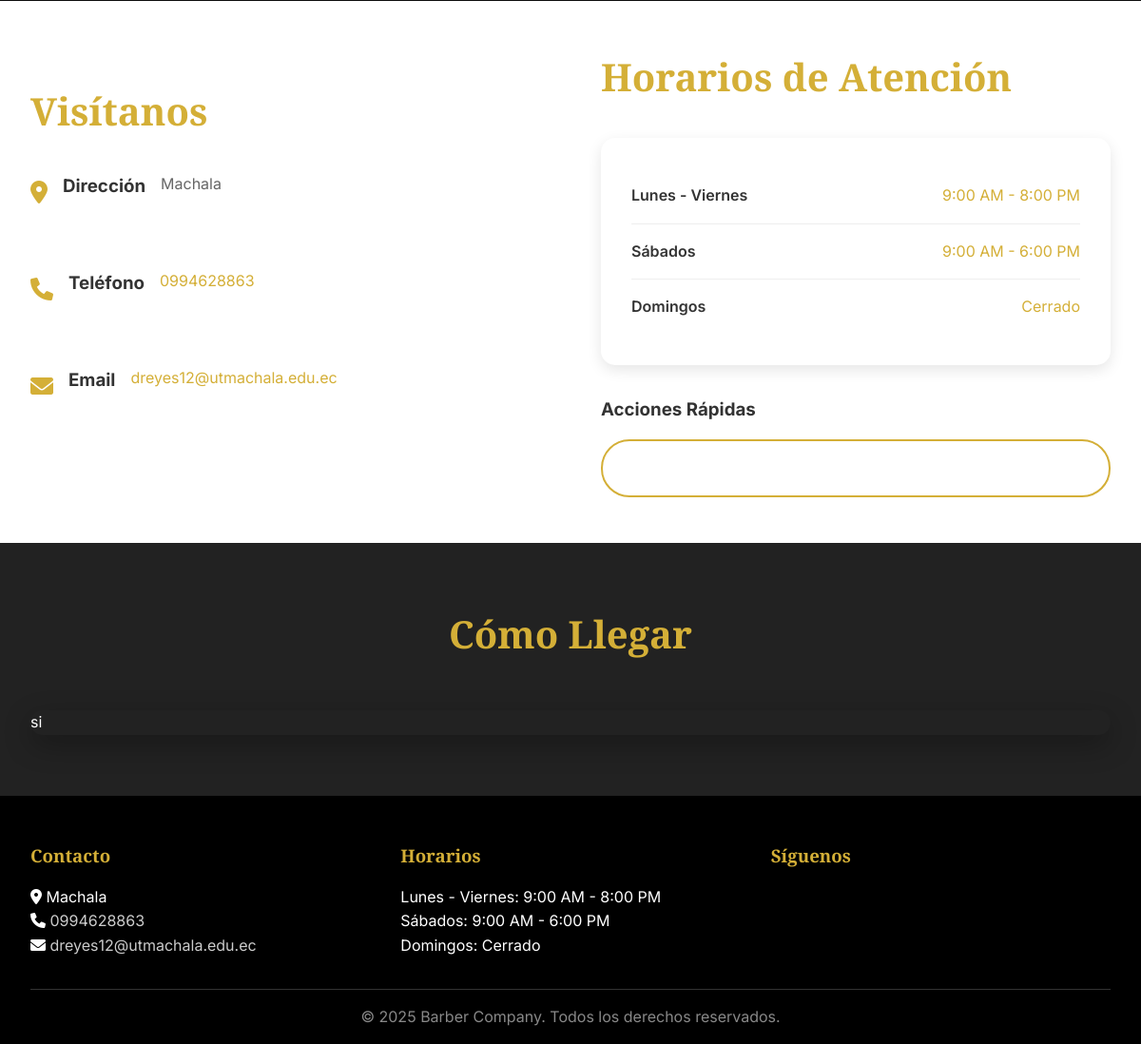
The app's page /contacto/ (lower part), older data.
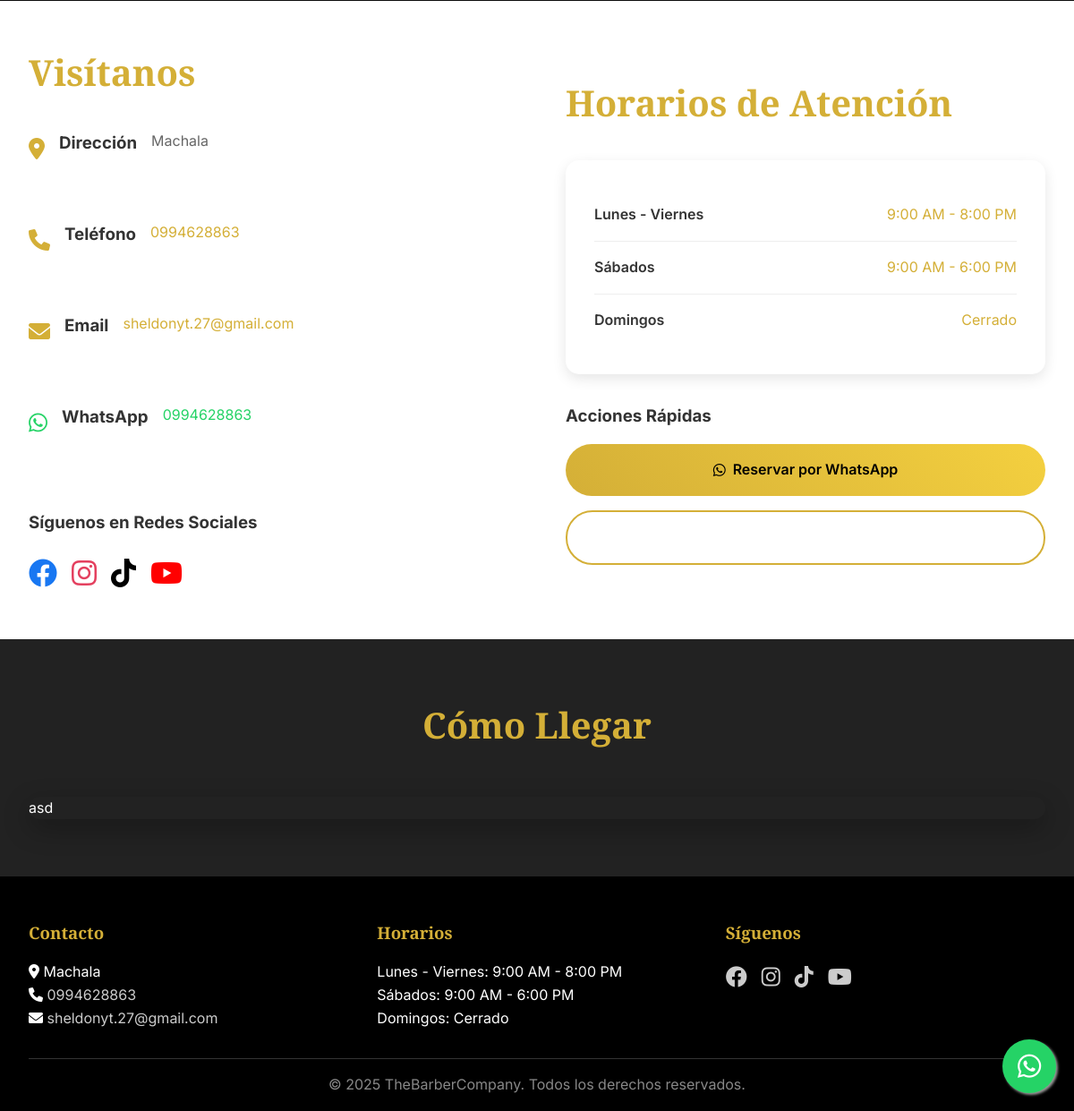
The same page, newer data.
### barber/models.py (models this page shows, shortened)
class Contacto(models.Model):
    nombre_empresa = models.CharField(max_length=100, default="Barbería")
    logo_navbar = models.ImageField(upload_to="logos/", blank=True, null=True, help_text="Logo para el menú de navegación (recomendado: .png o .jpg, tamaño pequeño como icono)")
    direccion = models.CharField(max_length=255)
    telefono = models.CharField(max_length=20)
    email = models.EmailField()
    whatsapp = models.CharField(max_length=20, blank=True, null=True)
    facebook = models.URLField(blank=True, null=True)
    instagram = models.URLField(blank=True, null=True)
    tiktok = models.URLField(blank=True, null=True)
    youtube = models.URLField(blank=True, null=True)
    horario_lunes_viernes = models.CharField(max_length=100, default="9:00 AM - 8:00 PM")
    horario_sabados = models.CharField(max_length=100, default="9:00 AM - 6:00 PM")
    horario_domingos = models.CharField(max_length=100, default="Cerrado")
    mapa_google = models.TextField(help_text="Código iframe del mapa de Google", blank=True, null=True)
    mapa_google_link = models.URLField("Enlace directo de Google Maps", blank=True, null=True, help_text="Pega aquí el enlace directo de la ubicación en Google Maps (no el iframe)")
    class Meta:
        verbose_name = "Información de Contacto"
        verbose_name_plural = "4. Información de Contacto"

### barber/views.py (the view)
# urls.py: path('contacto/', views.contacto, name='contacto'),
def contacto(request):
    contexto = get_common_context()
    return render(request, 'contacto.html', contexto)

### barber/views.py (called while the page is built)
def get_common_context():
    inicio = Inicio.objects.first()
    quienes_somos = QuienesSomos.objects.first()
    contacto = Contacto.objects.first()
    galeria = inicio.galeria.all() if inicio else []
    contexto = {
        'inicio': inicio,
        'galeria': galeria,
        'quienes_somos': quienes_somos,
        'contacto': contacto,
    }
    return contexto

### templates/contacto.html (shortened to what this page needs)
{% extends 'base.html' %}
{% load static %}
{% block content %}
<section class="section section-light">
    <div class="container">
        <div class="grid-two-columns">
            <div>
                <h2 class="title-gold">
                    Visítanos
                </h2>
                <div class="space-y">
                    {% if contacto.direccion %}
                    <div class="contact-item">
                        <div class="icon-gold-large">
                            <i class="fas fa-map-marker-alt"></i>
                        </div>
                        <div class="contact-info">
                            <h3>Dirección</h3>
                            <p class="text-gray">{{ contacto.direccion }}</p>
                        </div>
                    </div>
                    {% endif %}
                    {% if contacto.telefono %}
                    <div class="contact-item">
                        <div class="icon-gold-large">
                            <i class="fas fa-phone"></i>
                        </div>
                        <div class="contact-info">
                            <h3>Teléfono</h3>
                            <p class="text-gray">
                                <a href="tel:{{ contacto.telefono }}" class="link-gold">
                                    {{ contacto.telefono }}
                                </a>
                            </p>
                        </div>
                    </div>
                    {% endif %}
                    {% if contacto.email %}
                    <div class="contact-item">
                        <div class="icon-gold-large">
                            <i class="fas fa-envelope"></i>
                        </div>
                        <div class="contact-info">
                            <h3>Email</h3>
                            <p class="text-gray">
                                <a href="mailto:{{ contacto.email }}" class="link-gold">
                                    {{ contacto.email }}
                                </a>
                            </p>
                        </div>
                    </div>
                    {% endif %}
                    {% if contacto.whatsapp %}
                    <div class="contact-item">
                        <div class="icon-whatsapp">
                            <i class="fab fa-whatsapp"></i>
                        </div>
                        <div class="contact-info">
                            <h3>WhatsApp</h3>
                            <p class="text-gray">
                                <a href="https://wa.me/{{ contacto.whatsapp }}" style="color: #25d366; text-decoration: none;" target="_blank">
                                    {{ contacto.whatsapp }}
                                </a>
                            </p>
                        </div>
                    </div>
                    {% endif %}
                </div>
                {% if contacto.facebook or contacto.instagram or contacto.tiktok or contacto.youtube %}
                <div style="margin-top: 3rem;">
                    <h3 style="color: #333; margin-bottom: 1rem;">Síguenos en Redes Sociales</h3>
                    <div style="display: flex; gap: 1rem;">
                        {% if contacto.facebook %}
                        <a href="{{ contacto.facebook }}" target="_blank" style="color: #1877f2; font-size: 2rem; transition: transform 0.3s ease;" onmouseover="this.style.transform='scale(1.2)'" onmouseout="this.style.transform='scale(1)'">
                            <i class="fab fa-facebook"></i>
                        </a>
                        {% endif %}
                        {% if contacto.instagram %}
                        <a href="{{ contacto.instagram }}" target="_blank" style="color: #e4405f; font-size: 2rem; transition: transform 0.3s ease;" onmouseover="this.style.transform='scale(1.2)'" onmouseout="this.style.transform='scale(1)'">
                            <i class="fab fa-instagram"></i>
                        </a>
                        {% endif %}
                        {% if contacto.tiktok %}
                        <a href="{{ contacto.tiktok }}" target="_blank" style="color: #000; font-size: 2rem; transition: transform 0.3s ease;" onmouseover="this.style.transform='scale(1.2)'" onmouseout="this.style.transform='scale(1)'">
                            <i class="fab fa-tiktok"></i>
                        </a>
                        {% endif %}
                        {% if contacto.youtube %}
                        <a href="{{ contacto.youtube }}" target="_blank" style="color: #ff0000; font-size: 2rem; transition: transform 0.3s ease;" onmouseover="this.style.transform='scale(1.2)'" onmouseout="this.style.transform='scale(1)'">
                            <i class="fab fa-youtube"></i>
                        </a>
                        {% endif %}
                    </div>
                </div>
                {% endif %}
            </div>
            <div>
                <h2 style="font-family: 'Playfair Display', serif; font-size: 2.5rem; color: #d4af37; margin-bottom: 2rem;">
                    Horarios de Atención
                </h2>
                <div style="background: white; padding: 2rem; border-radius: 15px; box-shadow: 0 5px 15px rgba(0, 0, 0, 0.1);">
                    {% if contacto.horario_lunes_viernes %}
                    <div style="display: flex; justify-content: space-between; padding: 1rem 0; border-bottom: 1px solid #eee;">
                        <span style="font-weight: 600;">Lunes - Viernes</span>
                        <span style="color: #d4af37;">{{ contacto.horario_lunes_viernes }}</span>
                    </div>
                    {% endif %}
                    {% if contacto.horario_sabados %}
                    <div style="display: flex; justify-content: space-between; padding: 1rem 0; border-bottom: 1px solid #eee;">
                        <span style="font-weight: 600;">Sábados</span>
                        <span style="color: #d4af37;">{{ contacto.horario_sabados }}</span>
                    </div>
                    {% endif %}
                    {% if contacto.horario_domingos %}
                    <div style="display: flex; justify-content: space-between; padding: 1rem 0;">
                        <span style="font-weight: 600;">Domingos</span>
                        <span style="color: #d4af37;">{{ contacto.horario_domingos }}</span>
                    </div>
                    {% else %}
                    <div style="display: flex; justify-content: space-between; padding: 1rem 0;">
                        <span style="font-weight: 600;">Domingos</span>
                        <span style="color: #999;">Cerrado</span>
                    </div>
                    {% endif %}
                </div>
                <div style="margin-top: 2rem;">
                    <h3 style="color: #333; margin-bottom: 1rem;">Acciones Rápidas</h3>
                    <div style="display: flex; flex-direction: column; gap: 1rem;">
                        {% if contacto.whatsapp %}
                        <a href="https://wa.me/{{ contacto.whatsapp }}?text=Hola, me gustaría reservar una cita" class="btn-primary" target="_blank" style="justify-content: center;">
                            <i class="fab fa-whatsapp"></i> Reservar por WhatsApp
                        </a>
                        {% endif %}
                        {% if contacto.telefono %}
                        <a href="tel:{{ contacto.telefono }}" class="btn-secondary" style="justify-content: center;">
                            <i class="fas fa-phone"></i> Llamar Ahora
                        </a>
                        {% endif %}
                    </div>
                </div>
            </div>
        </div>
    </div>
</section>
{% if contacto.mapa_google %}
<section class="section section-dark">
    <div class="container">
        <h2 style="font-family: 'Playfair Display', serif; font-size: 2.5rem; color: #d4af37; text-align: center; margin-bottom: 3rem;">
            Cómo Llegar
        </h2>
        <div style="border-radius: 15px; overflow: hidden; box-shadow: 0 10px 30px rgba(0, 0, 0, 0.3);">
            {{ contacto.mapa_google|safe }}
        </div>
    </div>
</section>
{% endif %}
{% endblock %}

### templates/base.html (shortened to what this page needs)
{% load static %}
<!DOCTYPE html>
<html lang="es">
<head>
    <link rel="stylesheet" href="https://cdnjs.cloudflare.com/ajax/libs/font-awesome/6.0.0/css/all.min.css">
    <link rel="stylesheet" href="{% static 'css/styles.css' %}?v={% now 'U' %}">
    <link rel="stylesheet" href="{% static 'css/pages.css' %}?v={% now 'U' %}">
</head>
<body>
    <main>
        {% block content %}{% endblock %}
    </main>
    <footer class="footer">
        <div class="container">
            <div class="footer-content">
                {% if contacto %}
                <div class="footer-section">
                    <h3>Contacto</h3>
                    {% if contacto.direccion %}<p><i class="fas fa-map-marker-alt"></i> {{ contacto.direccion }}</p>{% endif %}
                    {% if contacto.telefono %}<p><i class="fas fa-phone"></i> <a href="tel:{{ contacto.telefono }}">{{ contacto.telefono }}</a></p>{% endif %}
                    {% if contacto.email %}<p><i class="fas fa-envelope"></i> <a href="mailto:{{ contacto.email }}">{{ contacto.email }}</a></p>{% endif %}
                </div>
                {% endif %}
                <div class="footer-section">
                    <h3>Horarios</h3>
                    {% if contacto %}
                        {% if contacto.horario_lunes_viernes %}<p>Lunes - Viernes: {{ contacto.horario_lunes_viernes }}</p>{% endif %}
                        {% if contacto.horario_sabados %}<p>Sábados: {{ contacto.horario_sabados }}</p>{% endif %}
                        {% if contacto.horario_domingos %}<p>Domingos: {{ contacto.horario_domingos }}</p>{% endif %}
                    {% else %}
                        <p>Lunes - Viernes: 9:00 - 20:00</p>
                        <p>Sábados: 9:00 - 18:00</p>
                        <p>Domingos: Cerrado</p>
                    {% endif %}
                </div>
                <div class="footer-section">
                    <h3>Síguenos</h3>
                    <div class="social-links">
                        {% if contacto.facebook %}<a href="{{ contacto.facebook }}" class="social-link" target="_blank" rel="noopener"><i class="fab fa-facebook"></i></a>{% endif %}
                        {% if contacto.instagram %}<a href="{{ contacto.instagram }}" class="social-link" target="_blank" rel="noopener"><i class="fab fa-instagram"></i></a>{% endif %}
                        {% if contacto.tiktok %}<a href="{{ contacto.tiktok }}" class="social-link" target="_blank" rel="noopener"><i class="fab fa-tiktok"></i></a>{% endif %}
                        {% if contacto.youtube %}<a href="{{ contacto.youtube }}" class="social-link" target="_blank" rel="noopener"><i class="fab fa-youtube"></i></a>{% endif %}
                    </div>
                </div>
            </div>
            <div class="footer-bottom">
                <p>&copy; {% now "Y" %} {% if contacto %}{{ contacto.nombre_empresa|default:"Barbería" }}{% else %}Barbería{% endif %}. Todos los derechos reservados.</p>
            </div>
        </div>
    </footer>
    {% if contacto.whatsapp %}
    <a href="https://wa.me/{{ contacto.whatsapp }}?text=Hola, me gustaría reservar una cita" class="whatsapp-float" target="_blank" rel="noopener">
        <i class="fab fa-whatsapp"></i>
    </a>
    {% endif %}
</body>
</html>

### static/css/styles.css (style rules this page uses)
* { margin: 0; padding: 0; box-sizing: border-box; }
body { font-family: 'Inter', sans-serif; line-height: 1.6; color: #333; background-color: #1a1a1a; }
main { margin-top: 109px; }
.btn-primary { background: linear-gradient(45deg, #d4af37, #f4d03f); color: #000; padding: 1rem 2rem; border: none; border-radius: 30px; font-weight: 600; text-decoration: none; transition: all 0.3s ease; display: inline-flex; align-items: center; gap: 0.5rem; }
.btn-secondary { background: transparent; color: #fff; padding: 1rem 2rem; border: 2px solid #d4af37; border-radius: 30px; font-weight: 600; text-decoration: none; transition: all 0.3s ease; display: inline-flex; align-items: center; gap: 0.5rem; }
.section { padding: 4rem 0; }
.container { max-width: 1200px; margin: 0 auto; padding: 0 2rem; }
.section-dark { background: #222; color: #fff; }
.section-light { background: #ffffff; color: #333; padding: 3rem 0; }
.footer { background: #000; color: #fff; padding: 3rem 0 1rem; }
.footer-content { display: grid; grid-template-columns: repeat(auto-fit, minmax(250px, 1fr)); gap: 2rem; margin-bottom: 2rem; }
.footer-section h3 { color: #d4af37; margin-bottom: 1rem; font-family: 'Playfair Display', serif; }
.footer-section a { color: #ccc; text-decoration: none; transition: color 0.3s ease; }
.social-links { display: flex; gap: 1rem; margin-top: 1rem; }
.social-link { color: #ccc; font-size: 1.5rem; transition: color 0.3s ease; }
.footer-bottom { border-top: 1px solid #333; padding-top: 1rem; text-align: center; color: #888; }
.whatsapp-float { position: fixed; width: 60px; height: 60px; bottom: 20px; right: 20px; background: #25d366; color: #fff; border-radius: 50%; text-align: center; font-size: 30px; box-shadow: 2px 2px 3px #999; z-index: 100; display: flex; align-items: center; justify-content: center; text-decoration: none; transition: all 0.3s ease; }

### static/css/pages.css (style rules this page uses)
.contact-info { display: flex; align-items: flex-start; gap: 1rem; margin-bottom: 2rem; }
.grid-two-columns { display: grid; grid-template-columns: 1fr 1fr; gap: 4rem; align-items: center; }
.title-gold { font-family: 'Playfair Display', serif; font-size: 2.5rem; color: #d4af37; margin-bottom: 2rem; }
.text-gray { color: #666; line-height: 1.6; }
.icon-gold-large { color: #d4af37; font-size: 1.5rem; margin-top: 0.2rem; }
.icon-whatsapp { color: #25d366; font-size: 1.5rem; margin-top: 0.2rem; }
.contact-item { display: flex; align-items: flex-start; gap: 1rem; margin-bottom: 2rem; }
.contact-info h3 { color: #333; margin-bottom: 0.5rem; }
.link-gold { color: #d4af37; text-decoration: none; }
.space-y { space-y: 2rem; }

Row changes from the older to the newer data that the page shows:
changed Contacto "Machala": email "dreyes12@utmachala.edu.ec" → "sheldonyt.27@gmail.com"; whatsapp (not shown) → "0994628863"; facebook empty → "http://facebook.com" (drawn); instagram empty → "http://instagram.com" (drawn); tiktok empty → "http://tiktok.com" (drawn); youtube empty → "http://youtube.com" (drawn); mapa_google "si" → "asd"; nombre_empresa "Barber Company" → "TheBarberCompany"
Text that changed along with them:
text now shown: "WhatsApp Síguenos en Redes Sociales Reservar por WhatsApp"
